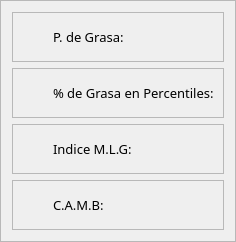
                              <widget class="QFrame" name="fr_salida2">
                               <property name="styleSheet">
                                <string notr="true">#fr_salida2 {
background-color: rgb(0, 0, 61);
border: 1px solid;
border-radius: 10px;
border-color: rgb(0, 0, 31);
}</string>
                               </property>
                               <property name="frameShape">
                                <enum>QFrame::StyledPanel</enum>
                               </property>
                               <property name="frameShadow">
                                <enum>QFrame::Raised</enum>
                               </property>
                               <layout class="QVBoxLayout" name="verticalLayout_40">
                                <item>
                                 <widget class="QFrame" name="fr_pde_grasa">
                                  <property name="minimumSize">
                                   <size>
                                    <width>0</width>
                                    <height>50</height>
                                   </size>
                                  </property>
                                  <property name="maximumSize">
                                   <size>
                                    <width>16777215</width>
                                    <height>50</height>
                                   </size>
                                  </property>
                                  <property name="frameShape">
                                   <enum>QFrame::StyledPanel</enum>
                                  </property>
                                  <property name="frameShadow">
                                   <enum>QFrame::Raised</enum>
                                  </property>
                                  <layout class="QHBoxLayout" name="horizontalLayout_23">
                                   <item>
                                    <widget class="QLabel" name="lbl_icon_5">
                                     <property name="minimumSize">
                                      <size>
                                       <width>25</width>
                                       <height>25</height>
                                      </size>
                                     </property>
                                     <property name="maximumSize">
                                      <size>
                                       <width>25</width>
                                       <height>25</height>
                                      </size>
                                     </property>
                                     <property name="text">
                                      <string/>
                                     </property>
                                     <property name="pixmap">
                                      <pixmap>:/icons/icon_lista.png</pixmap>
                                     </property>
                                     <property name="scaledContents">
                                      <bool>true</bool>
                                     </property>
                                     <property name="alignment">
                                      <set>Qt::AlignCenter</set>
                                     </property>
                                    </widget>
                                   </item>
                                   <item>
                                    <widget class="QLabel" name="lbl_p_degrasa">
                                     <property name="font">
                                      <font>
                                       <family>Circular Std</family>
                                       <pointsize>10</pointsize>
                                      </font>
                                     </property>
                                     <property name="text">
                                      <string>P. de Grasa:</string>
                                     </property>
                                    </widget>
                                   </item>
                                  </layout>
                                 </widget>
                                </item>
                                <item>
                                 <widget class="QFrame" name="fr_p_degrasa_percentil">
                                  <property name="minimumSize">
                                   <size>
                                    <width>0</width>
                                    <height>50</height>
                                   </size>
                                  </property>
                                  <property name="maximumSize">
                                   <size>
                                    <width>16777215</width>
                                    <height>50</height>
                                   </size>
                                  </property>
                                  <property name="frameShape">
                                   <enum>QFrame::StyledPanel</enum>
                                  </property>
                                  <property name="frameShadow">
                                   <enum>QFrame::Raised</enum>
                                  </property>
                                  <layout class="QHBoxLayout" name="horizontalLayout_24">
                                   <item>
                                    <widget class="QLabel" name="lbl_icon_6">
                                     <property name="minimumSize">
                                      <size>
                                       <width>25</width>
                                       <height>25</height>
                                      </size>
                                     </property>
                                     <property name="maximumSize">
                                      <size>
                                       <width>25</width>
                                       <height>25</height>
                                      </size>
                                     </property>
                                     <property name="text">
                                      <string/>
                                     </property>
                                     <property name="pixmap">
                                      <pixmap>:/icons/icon_lista.png</pixmap>
                                     </property>
                                     <property name="scaledContents">
                                      <bool>true</bool>
                                     </property>
                                     <property name="alignment">
                                      <set>Qt::AlignCenter</set>
                                     </property>
                                    </widget>
                                   </item>
                                   <item>
                                    <widget class="QLabel" name="lbl_p_degrasa_percentil">
                                     <property name="font">
                                      <font>
                                       <family>Circular Std</family>
                                       <pointsize>10</pointsize>
                                      </font>
                                     </property>
                                     <property name="text">
                                      <string>% de Grasa en Percentiles:</string>
                                     </property>
                                    </widget>
                                   </item>
                                  </layout>
                                 </widget>
                                </item>
                                <item>
                                 <widget class="QFrame" name="fr_indice_mlg">
                                  <property name="minimumSize">
                                   <size>
                                    <width>0</width>
                                    <height>50</height>
                                   </size>
                                  </property>
                                  <property name="maximumSize">
                                   <size>
                                    <width>16777215</width>
                                    <height>50</height>
                                   </size>
                                  </property>
                                  <property name="frameShape">
                                   <enum>QFrame::StyledPanel</enum>
                                  </property>
                                  <property name="frameShadow">
                                   <enum>QFrame::Raised</enum>
                                  </property>
                                  <layout class="QHBoxLayout" name="horizontalLayout_25">
                                   <item>
                                    <widget class="QLabel" name="lbl_icon_7">
                                     <property name="minimumSize">
                                      <size>
                                       <width>25</width>
                                       <height>25</height>
                                      </size>
                                     </property>
                                     <property name="maximumSize">
                                      <size>
                                       <width>25</width>
                                       <height>25</height>
                                      </size>
                                     </property>
                                     <property name="text">
                                      <string/>
                                     </property>
                                     <property name="pixmap">
                                      <pixmap>:/icons/icon_lista.png</pixmap>
                                     </property>
                                     <property name="scaledContents">
                                      <bool>true</bool>
                                     </property>
                                     <property name="alignment">
                                      <set>Qt::AlignCenter</set>
                                     </property>
                                    </widget>
                                   </item>
                                   <item>
                                    <widget class="QLabel" name="lbl_indice_mlg">
                                     <property name="font">
                                      <font>
                                       <family>Circular Std</family>
                                       <pointsize>10</pointsize>
                                      </font>
                                     </property>
                                     <property name="text">
                                      <string>Indice M.L.G:</string>
                                     </property>
                                    </widget>
                                   </item>
                                  </layout>
                                 </widget>
                                </item>
                                <item>
                                 <widget class="QFrame" name="fr_camb">
                                  <property name="minimumSize">
                                   <size>
                                    <width>0</width>
                                    <height>50</height>
                                   </size>
                                  </property>
                                  <property name="maximumSize">
                                   <size>
                                    <width>16777215</width>
                                    <height>50</height>
                                   </size>
                                  </property>
                                  <property name="frameShape">
                                   <enum>QFrame::StyledPanel</enum>
                                  </property>
                                  <property name="frameShadow">
                                   <enum>QFrame::Raised</enum>
                                  </property>
                                  <layout class="QHBoxLayout" name="horizontalLayout_26">
                                   <item>
                                    <widget class="QLabel" name="lbl_icon_8">
                                     <property name="minimumSize">
                                      <size>
                                       <width>25</width>
                                       <height>25</height>
                                      </size>
                                     </property>
                                     <property name="maximumSize">
                                      <size>
                                       <width>25</width>
                                       <height>25</height>
                                      </size>
                                     </property>
                                     <property name="text">
                                      <string/>
                                     </property>
                                     <property name="pixmap">
                                      <pixmap>:/icons/icon_lista.png</pixmap>
                                     </property>
                                     <property name="scaledContents">
                                      <bool>true</bool>
                                     </property>
                                     <property name="alignment">
                                      <set>Qt::AlignCenter</set>
                                     </property>
                                    </widget>
                                   </item>
                                   <item>
                                    <widget class="QLabel" name="lbl_camb">
                                     <property name="font">
                                      <font>
                                       <family>Circular Std</family>
                                       <pointsize>10</pointsize>
                                      </font>
                                     </property>
                                     <property name="text">
                                      <string>C.A.M.B:</string>
                                     </property>
                                    </widget>
                                   </item>
                                  </layout>
                                 </widget>
                                </item>
                               </layout>
                              </widget>
